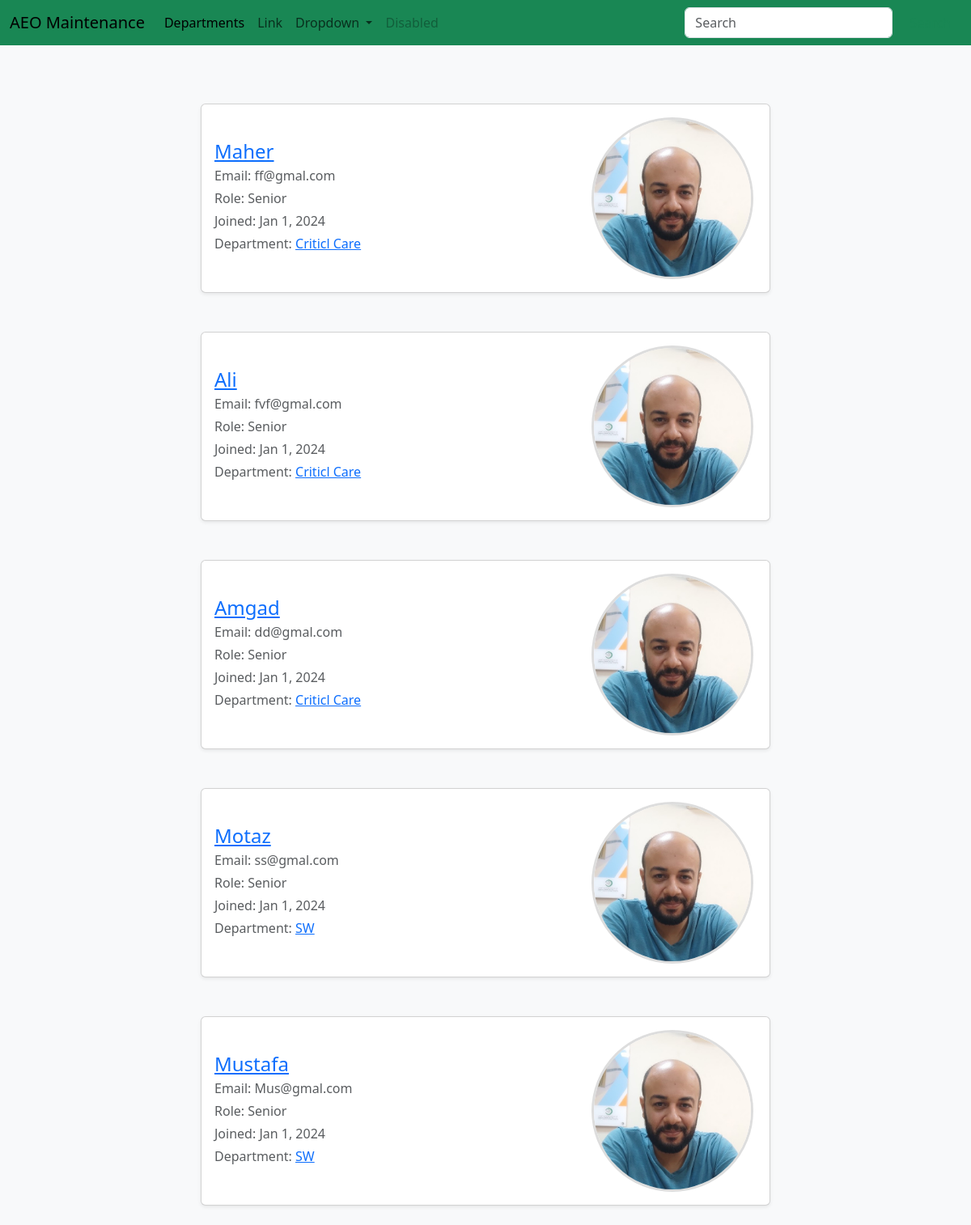
Screenshot of /users with the database file from the repository.
### maintenance_system/models.py (models this page shows, shortened)
class User(db.Model):
	id = db.Column(db.Integer, primary_key=True)
	username = db.Column(db.String(80), unique=True)
	email = db.Column(db.String(120), unique=True)
	password = db.Column(db.String(120))
	rank = db.Column(db.String(120), default="Junior")
	profile_pic = db.Column(db.String(120), default="default.jpg")
	department_id = db.Column(db.Integer, db.ForeignKey('department.id'))
	machines = db.relationship('Machine', backref='user', lazy=True)
	hospitals = db.relationship('Hospital', secondary='user_hospital', backref='users', lazy='dynamic')

class Department(db.Model):
	id = db.Column(db.Integer, primary_key=True)
	name = db.Column(db.String(80), unique=True)
	members = db.relationship('User', backref='department', lazy=True)
	devices = db.relationship('Device', backref='department', lazy=True)

### maintenance_system/routes.py (the view)
@app.route('/users')
def users():
    users = User.query.all()
    return render_template('users.html', users=users)

### maintenance_system/Templates/users.html
{% extends "layout.html"%}
{% block content %}
<div class="row justify-content-center">
	{% for user in users %}
	<div class="col-md-8 col-lg-8 mt-4 mb-4">
		<div class="card p-3 shadow-sm">
			<div class="row align-items-center">
				<div class="col-md-8 col-12">
					<a href=" {{url_for('user', id=user.id) }}">
						<h4 class="mb-1">{{user.username}}</h4>
					</a>
					<p class="text-muted mb-1">Email: {{user.email}}</p>
					<p class="text-muted mb-1">Role: {{user.rank}}</p>
					<p class="text-muted mb-1">Joined: Jan 1, 2024</p>
					<p class="text-muted mb-1">Department: <a href="#">{{user.department.name}}</a>
					</p>
				</div>
				<div class="col-md-4 col-12 text-center">
					<img src="{{ url_for('static', filename='images/profile.jpg')}}" alt="User Photo"
						class="rounded-photo">
				</div>
			</div>
		</div>
	</div>
	{% endfor %}
</div>
{% endblock%}

### maintenance_system/static/css/style.css (style rules this page uses)
body { background-color: #f8f9fa; }
.rounded-photo { width: 200px; height: 200px; object-fit: cover; border-radius: 50%; border: 3px solid #ddd; }

### rows the page displays
User: username "Maher", email "ff@gmal.com", rank "Senior", department.name "Criticl Care"
User: username "Ali", email "fvf@gmal.com", rank "Senior", department.name "Criticl Care"
User: username "Amgad", email "dd@gmal.com", rank "Senior", department.name "Criticl Care"
User: username "Motaz", email "ss@gmal.com", rank "Senior", department.name "SW"
User: username "Mustafa", email "Mus@gmal.com", rank "Senior", department.name "SW"
